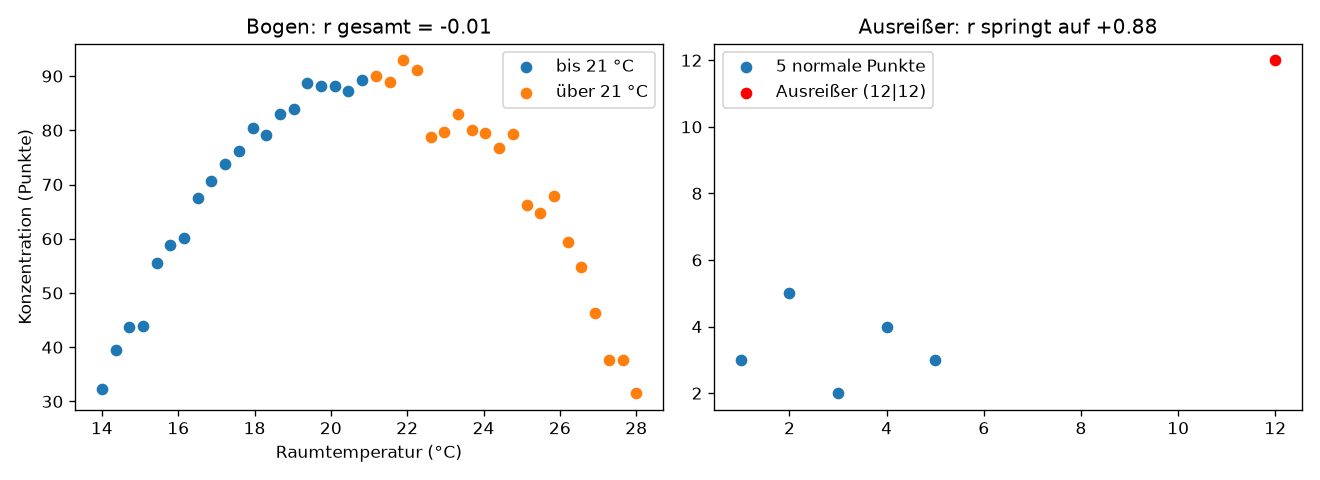

Generate this figure with Python:
"""Lösung Python-Aufgabe 5 · Bogen und Ausreißer: erst schauen, dann rechnen."""
import numpy as np
import matplotlib.pyplot as plt

# Teil 1: Bogen
rng = np.random.default_rng(1)
raumtemp = np.linspace(14, 28, 40)
konzentration = 90 - 1.2 * (raumtemp - 21) ** 2 + rng.normal(0, 3, 40)

# a)
r_gesamt = np.corrcoef(raumtemp, konzentration)[0, 1]
print(f"r gesamt:     {r_gesamt:+.2f}")

# b)
kalt = raumtemp <= 21
warm = raumtemp > 21
print(f"r bis 21 °C:  {np.corrcoef(raumtemp[kalt], konzentration[kalt])[0, 1]:+.2f}")
print(f"r über 21 °C: {np.corrcoef(raumtemp[warm], konzentration[warm])[0, 1]:+.2f}")

# Teil 2: Ausreißer
x = np.array([1, 2, 3, 4, 5])
y = np.array([3, 5, 2, 4, 3])

# d)
print(f"\nohne Ausreißer: r = {np.corrcoef(x, y)[0, 1]:+.2f}")
x_neu, y_neu = np.append(x, 12), np.append(y, 12)
print(f"mit Ausreißer:  r = {np.corrcoef(x_neu, y_neu)[0, 1]:+.2f}")

# Zusatz: Aufgabe 5 (Café) nachrechnen
sonne = np.array([0, 2, 4, 6, 8])
getraenke = np.array([50, 80, 90, 80, 50])
print(f"\nAufgabe 5 · Café: r = {np.corrcoef(sonne, getraenke)[0, 1]:+.2f}")

# c) Streudiagramme
fig, (ax1, ax2) = plt.subplots(1, 2, figsize=(11, 4))
ax1.scatter(raumtemp[kalt], konzentration[kalt], label="bis 21 °C")
ax1.scatter(raumtemp[warm], konzentration[warm], label="über 21 °C")
ax1.set_xlabel("Raumtemperatur (°C)")
ax1.set_ylabel("Konzentration (Punkte)")
ax1.set_title(f"Bogen: r gesamt = {r_gesamt:+.2f}")
ax1.legend()

ax2.scatter(x, y, label="5 normale Punkte")
ax2.scatter([12], [12], color="red", label="Ausreißer (12|12)")
ax2.set_title(f"Ausreißer: r springt auf {np.corrcoef(x_neu, y_neu)[0, 1]:+.2f}")
ax2.legend()
fig.tight_layout()
fig.savefig("05_bogen_und_ausreisser.png", dpi=120)
plt.show()
